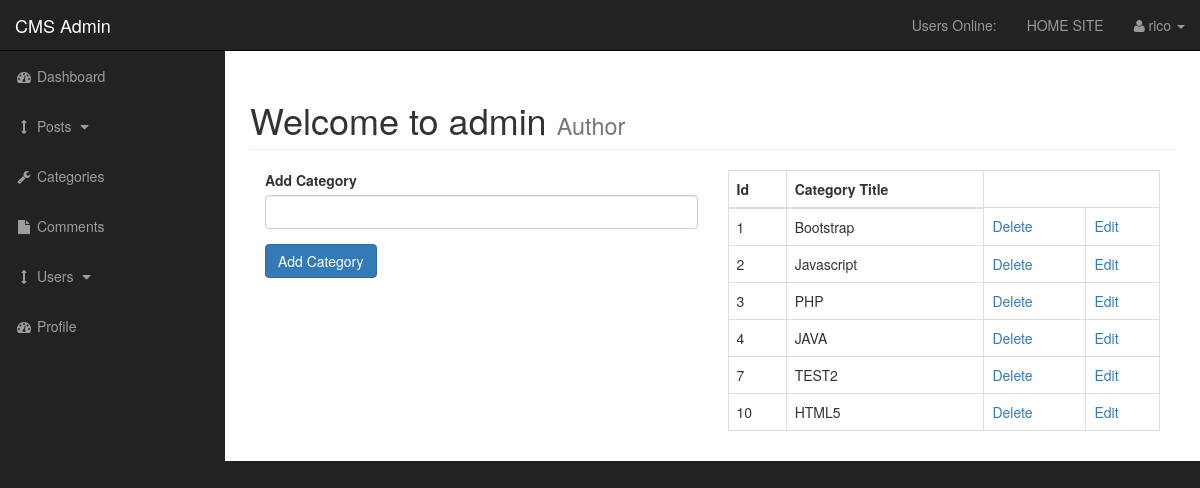
Screenshot of /admin/categories.php (signed in) with the database file from the repository.
### tables this page shows
CREATE TABLE IF NOT EXISTS `categories` (
  `cat_id` int(3) NOT NULL AUTO_INCREMENT,
  `cat_title` varchar(255) NOT NULL,
  PRIMARY KEY (`cat_id`)
);

### admin/functions.php (the view, shortened to what this page needs)
<?php
function findAllCategories(){
    global $connection;
    $query = "SELECT * FROM categories";
    $select_categories_sidebar = mysqli_query($connection,$query);
    while($row = mysqli_fetch_assoc($select_categories_sidebar)){
        $cat_id = $row['cat_id'];
        $cat_title = $row['cat_title'];
        echo "<tr>";
        echo "<td>{$cat_id}</td>";
        echo "<td>{$cat_title}</td>";
        echo "<td><a href='categories.php?delete={$cat_id}'>Delete</a></td>";
        echo "<td><a href='categories.php?edit={$cat_id}'>Edit</a></td>";
        echo"</tr>";
    }
}
?>

### admin/css/sb-admin.css (style rules this page uses)
body { margin-top: 100px; background-color: #222; }
@media (min-width:768px) { body { margin-top: 50px; } }

### rows the page displays
categories: cat_id "1", cat_title "Bootstrap"
categories: cat_id "2", cat_title "Javascript"
categories: cat_id "3", cat_title "PHP"
categories: cat_id "4", cat_title "JAVA"
categories: cat_id "7", cat_title "TEST2"
categories: cat_id "10", cat_title "HTML5"

### other values shown
$_SESSION['username'] "rico"
